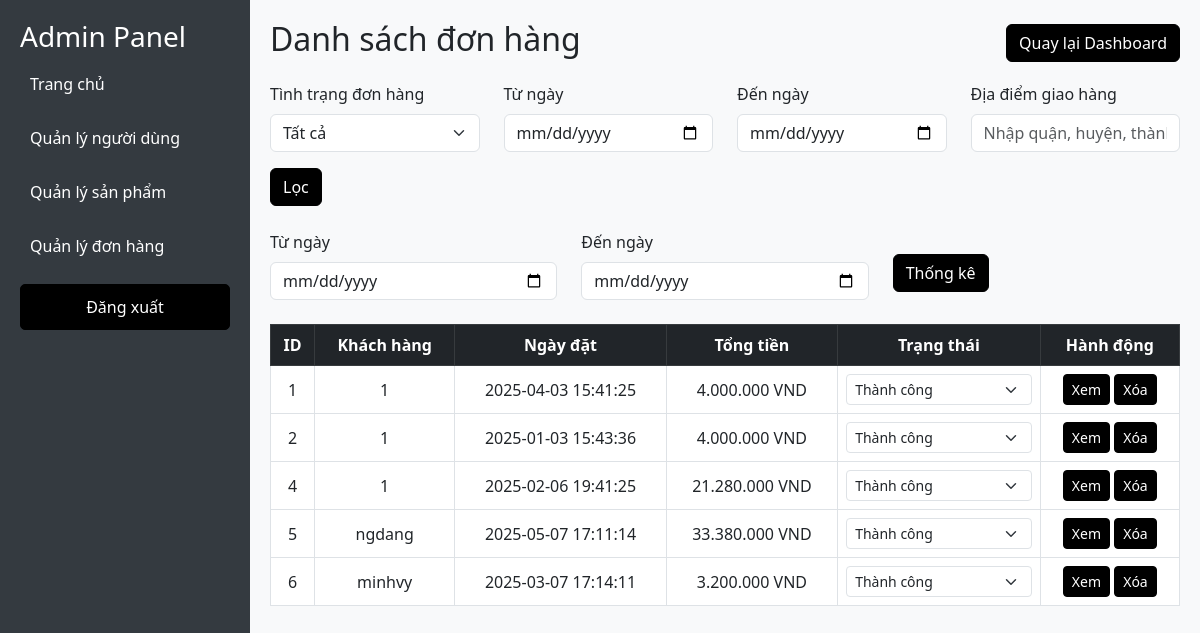
The page /php/order_list.php on the database its author committed.
### tables this page shows
CREATE TABLE `orders` (
  `id` int(11) NOT NULL,
  `username` varchar(255) NOT NULL,
  `receiver_name` varchar(255) NOT NULL,
  `phone` varchar(20) NOT NULL,
  `address` text NOT NULL,
  `email` varchar(255) NOT NULL,
  `note` text DEFAULT NULL,
  `payment_method` enum('cod','online') NOT NULL,
  `total_price` decimal(10,2) NOT NULL,
  `created_at` timestamp NOT NULL DEFAULT current_timestamp(),
  `status` enum('Chưa xác nhận','Đã xác nhận','Thành công','Hủy đơn','Đang giao hàng') NOT NULL DEFAULT 'Chưa xác nhận'
);

### php/order_list.php (the view, shortened to what this page needs)
<?php
include '../db/connect.php';
?>
<!DOCTYPE html>
<html lang="vi">
<head>
    <link href="https://cdn.jsdelivr.net/npm/bootstrap@5.3.0/dist/css/bootstrap.min.css" rel="stylesheet">
</head>
<body>
    <?php include 'sidebar.php'; ?>
<div class="content">
    <div class="d-flex justify-content-between align-items-center mb-3">
        <h2 class="text-center">Danh sách đơn hàng</h2>
        <a href="/admin/php/dashboard.php" class="btn">Quay lại Dashboard</a>
    </div>
    <form method="GET" class="mb-4">
        <div class="row">
            <div class="col-md-3">
                <label for="status" class="form-label">Tình trạng đơn hàng</label>
                <select id="status" name="status" class="form-select">
                    <option value="">Tất cả</option>
                </select>
            </div>
            <div class="col-md-3">
                <label for="from_date" class="form-label">Từ ngày</label>
                <input type="date" id="from_date" name="from_date" class="form-control">
            </div>
            <div class="col-md-3">
                <label for="to_date" class="form-label">Đến ngày</label>
                <input type="date" id="to_date" name="to_date" class="form-control">
            </div>
            <div class="col-md-3">
                <label for="location" class="form-label">Địa điểm giao hàng</label>
                <input type="text" id="location" name="location" class="form-control" placeholder="Nhập quận, huyện, thành phố">
            </div>
        </div>
        <div class="mt-3">
            <button type="submit" class="btn btn-primary">Lọc</button>
        </div>
    </form>
    <form method="GET" action="/admin/php/top_customers.php" class="mb-4">
        <div class="row">
            <div class="col-md-4">
                <label for="from_date" class="form-label">Từ ngày</label>
                <input type="date" id="from_date" name="from_date" class="form-control" required>
            </div>
            <div class="col-md-4">
                <label for="to_date" class="form-label">Đến ngày</label>
                <input type="date" id="to_date" name="to_date" class="form-control" required>
            </div>
            <div class="col-md-4">
                <button type="submit" class="btn btn-primary mt-4">Thống kê</button>
            </div>
        </div>
    </form>
    <table class="table table-bordered">
        <thead class="table-dark">
            <tr>
                <th>ID</th>
                <th>Khách hàng</th>
                <th>Ngày đặt</th>
                <th>Tổng tiền</th>
                <th>Trạng thái</th>
                <th>Hành động</th>
            </tr>
        </thead>
        <tbody>
            <?php
            $result = $conn->query("SELECT * FROM orders");
            while ($row = $result->fetch_assoc()) {
                echo "<tr>
                        <td>{$row['id']}</td>
                        <td>{$row['receiver_name']}</td>
                        <td>{$row['created_at']}</td>
                        <td>" . number_format($row['total_price'], 0, ',', '.') . " VND</td>
                        <td>
                            <form method='POST' action='update_order_status.php' class='d-inline'>
                                <input type='hidden' name='id' value='{$row['id']}'>
                                <select name='status' class='form-select form-select-sm' onchange='this.form.submit()'>
                                    <option value='Chưa xác nhận' " . ($row['status'] == 'Chưa xác nhận' ? 'selected' : '') . ">Chưa xác nhận</option>
                                    <option value='Đã xác nhận' " . ($row['status'] == 'Đã xác nhận' ? 'selected' : '') . ">Đã xác nhận</option>
                                    <option value='Thành công' " . ($row['status'] == 'Thành công' ? 'selected' : '') . ">Thành công</option>
                                    <option value='Hủy đơn' " . ($row['status'] == 'Hủy đơn' ? 'selected' : '') . ">Hủy đơn</option>
                                </select>
                            </form>
                        </td>
                        <td>
                            <a href='admin/php/view_order.php?id={$row['id']}' class='btn btn-sm'>Xem</a>
                            <a href='admin/php/delete_order.php?id={$row['id']}' class='btn btn-sm btn-danger' onclick='return confirm(\"Bạn có chắc chắn muốn xóa đơn hàng này?\")'>Xóa</a>
                        </td>
                      </tr>";
            }
            ?>
        </tbody>
    </table>
</div>
</body>
</html>

### php/order_list.php (style rules this page uses)
body { background-color: #f8f9fa; }
.btn { background-color: #000; color: #fff; border: 1px solid #000; }
.table-bordered th, .table-bordered td { vertical-align: middle; text-align: center; }
.content { margin-left: 250px; padding: 20px; }

### rows shown on the page
orders: id "1", receiver_name "1", created_at "2025-04-03 15:41:25", total_price "4.000.000", status "Thành công"
orders: id "2", receiver_name "1", created_at "2025-01-03 15:43:36", total_price "4.000.000", status "Thành công"
orders: id "4", receiver_name "1", created_at "2025-02-06 19:41:25", total_price "21.280.000", status "Thành công"
orders: id "5", receiver_name "ngdang", created_at "2025-05-07 17:11:14", total_price "33.380.000", status "Thành công"
orders: id "6", receiver_name "minhvy", created_at "2025-03-07 17:14:11", total_price "3.200.000", status "Thành công"
